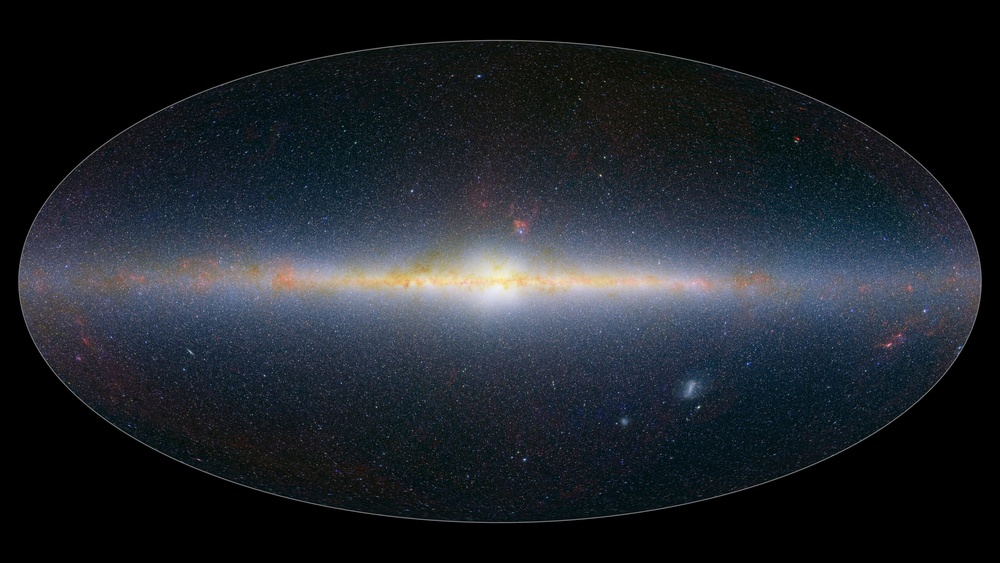
#> input picture years/2026/images/SPHEREx_StarsRGB.jpg, 1000 x 563 px, shrunk from 3000 x 1688 before the run, found by its file name
$ python cut_oval.py images/SPHEREx_StarsRGB.jpg images/SPHEREx_StarsRGB_cut.png
#> lines starting #> are read from the running program, lines starting #| are printed output that depends on the picture; after the words box and inside, x2 and y2 are one past the last pixel; in counts of white or black regions, pixels touching at a corner belong together
#!/usr/bin/env python3
"""Cut the black background off an oval (Mollweide / Hammer) all-sky image.

The SPHEREx all-sky map is a 2:1 ellipse sitting on a black rectangle. A plain
black-to-transparent threshold would eat into the dark sky near the ellipse rim
and leave ragged holes, so instead we fit an ellipse to the lit region and use
that as the alpha mask. The result is a transparent PNG cropped tight to the
oval, ready to drop onto any background.

    pip install pillow numpy
    python cut_oval.py images/SPHEREx_StarsRGB.jpg images/SPHEREx_StarsRGB_cut.png
"""
import sys

import numpy as np
from PIL import Image


def cut_oval(src_path, dst_path, lum_threshold=18, feather=0.006, pad=2.0):
#> called with src_path = 'images/SPHEREx_StarsRGB.jpg', dst_path = 'images/SPHEREx_StarsRGB_cut.png', lum_threshold = 18, feather = 0.006, pad = 2
    im = Image.open(src_path).convert("RGB")
#> im is the input picture: PIL image 1000x563 RGB; mean R, G, B 30.8, 35.4, 41.9
    w, h = im.size
#> w = 1000; h = 563
    arr = np.asarray(im)

    # Find the lit region (brightest channel above threshold) and fit an
    # axis-aligned ellipse to its bounding box.
    lit = arr.max(axis=2) > lum_threshold
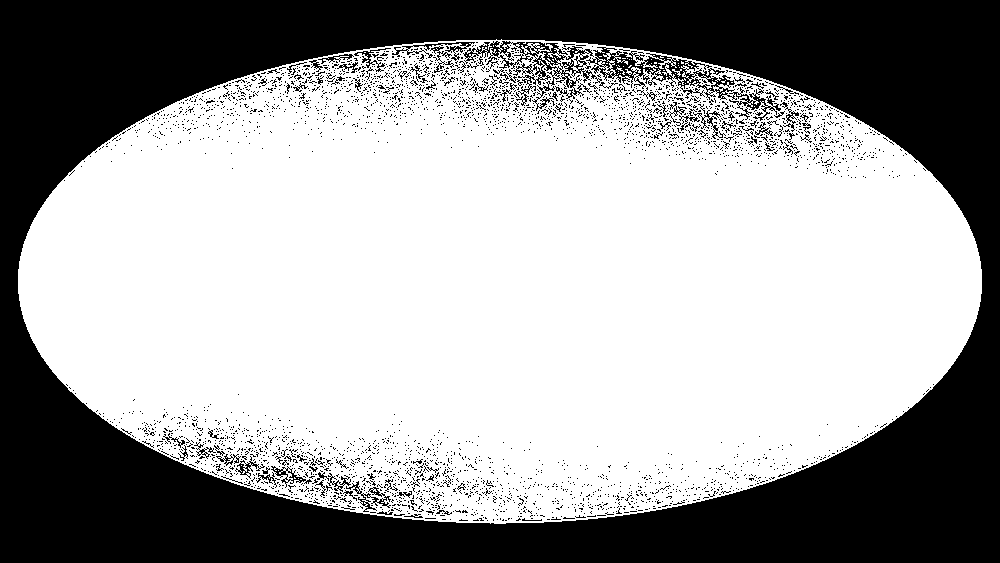
#> lit: shape (563, 1000) bool; 61.9% white; 3632 black regions (3541 under 20 px), largest, box (x1, y1, x2, y2) and area: (0, 0, 1000, 563) 196420, (586, 47, 781, 121) 2707, (463, 41, 602, 111) 2358
    ys, xs = np.where(lit)
    cx, cy = (xs.min() + xs.max()) / 2, (ys.min() + ys.max()) / 2
#> cx = 499.5; cy = 281
    ax = (xs.max() - xs.min()) / 2 + pad
#> ax = 483.5
    ay = (ys.max() - ys.min()) / 2 + pad
#> ay = 244

    yy, xx = np.mgrid[0:h, 0:w]
    r = np.sqrt(((xx - cx) / ax) ** 2 + ((yy - cy) / ay) ** 2)
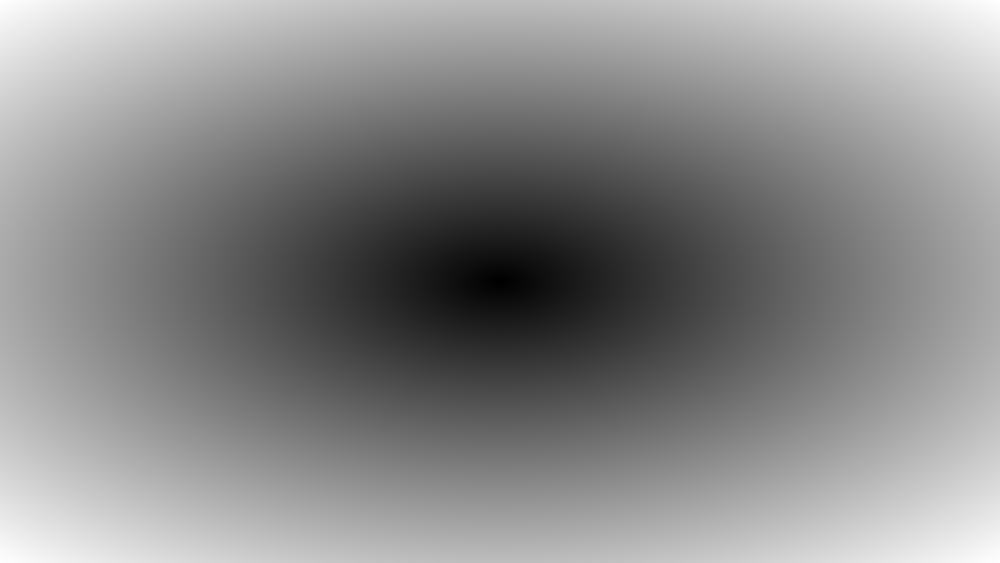
#> r: shape (563, 1000) float64; min 0.00103, max 1.55, mean 0.838; drawn with min black and max white
    alpha = np.clip((1.0 - r) / feather, 0.0, 1.0)  # 1 inside, feathered rim
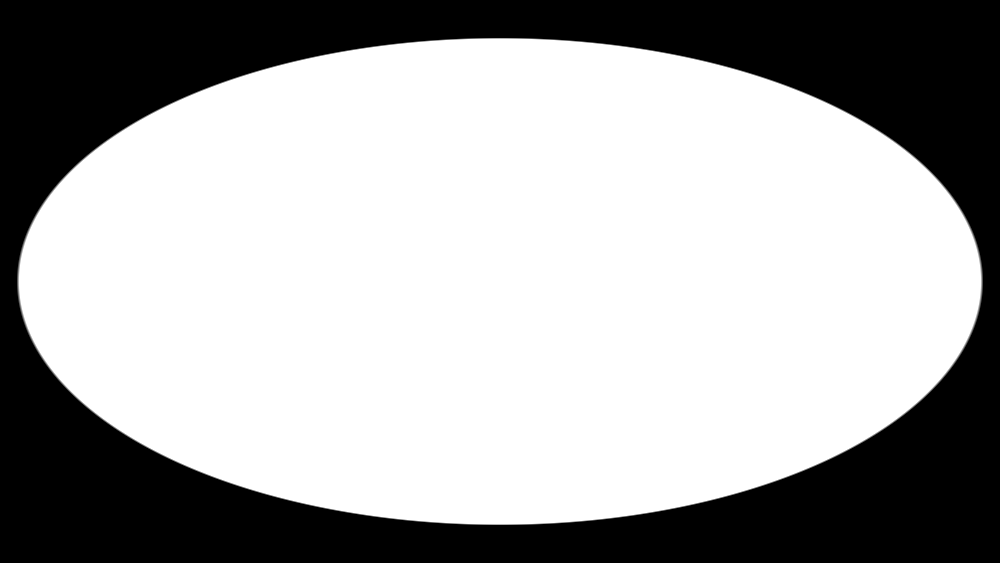
#> alpha: shape (563, 1000) float64; min 0, max 1, mean 0.654

    rgba = np.dstack([arr, (alpha * 255).astype(np.uint8)])
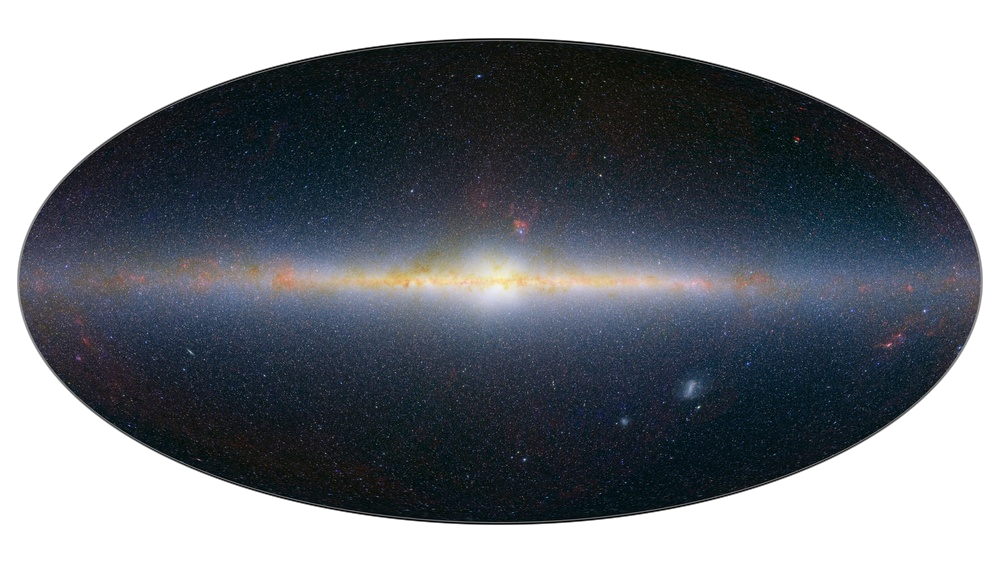
#> rgba: shape (563, 1000, 4); mean R, G, B, A 30.8, 35.4, 41.9, 166.9; transparent parts drawn white

    # Crop tight to the ellipse bounding box so the PNG is itself ~2:1.
    box = (int(cx - ax), int(cy - ay), int(cx + ax) + 1, int(cy + ay) + 1)
#> box = (16, 37, 984, 526)
    out = Image.fromarray(rgba, "RGBA").crop(box)
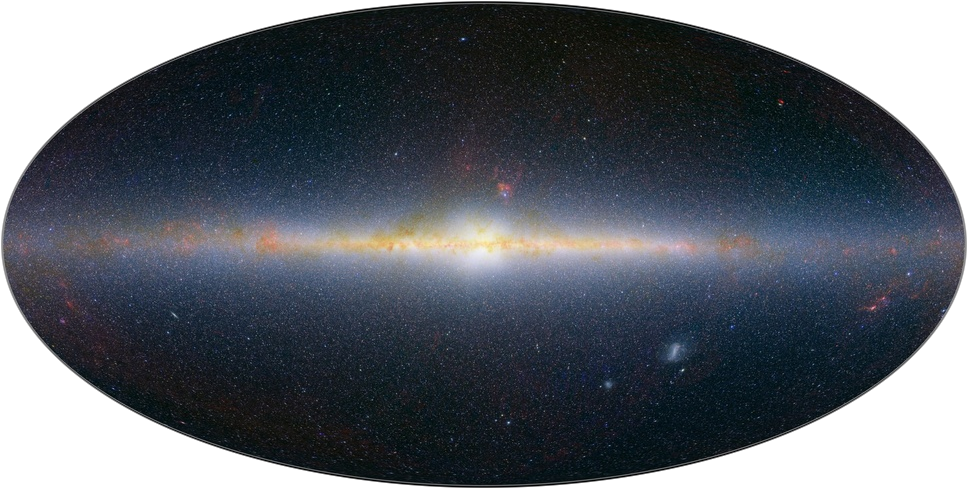
#> out: PIL image 968x489 RGBA; mean R, G, B, A 36.7, 42.1, 49.8, 198.5; transparent parts drawn white
    out.save(dst_path)
    print(f"wrote {dst_path} {out.size}")
#| wrote images/SPHEREx_StarsRGB_cut.png (968, 489)


if __name__ == "__main__":
    src = sys.argv[1] if len(sys.argv) > 1 else "images/SPHEREx_StarsRGB.jpg"
    dst = sys.argv[2] if len(sys.argv) > 2 else "images/SPHEREx_StarsRGB_cut.png"
    cut_oval(src, dst)

$ run again, with years/2026/images/SPHEREx_LinesRB.jpg copied over years/2026/images/SPHEREx_StarsRGB.jpg
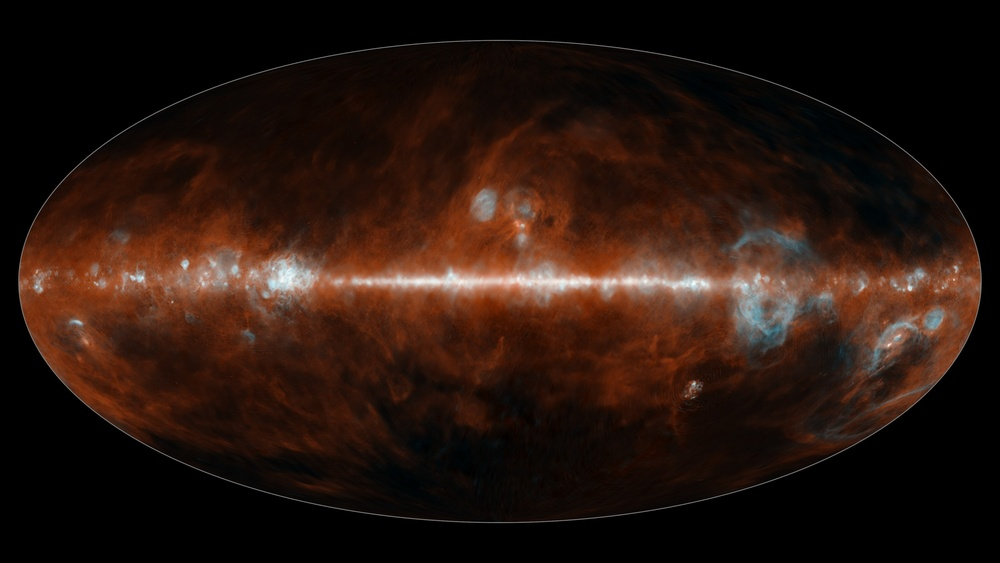
#> input picture years/2026/images/SPHEREx_LinesRB.jpg, 1000 x 563 px, shrunk from 3000 x 1688 before the run, found by its file name
#> in cut_oval, im is the input picture: PIL image 1000x563 RGB; mean R, G, B 39.3, 21.5, 14
#> in cut_oval, `lit = arr.max(axis=2) > lum_threshold`:
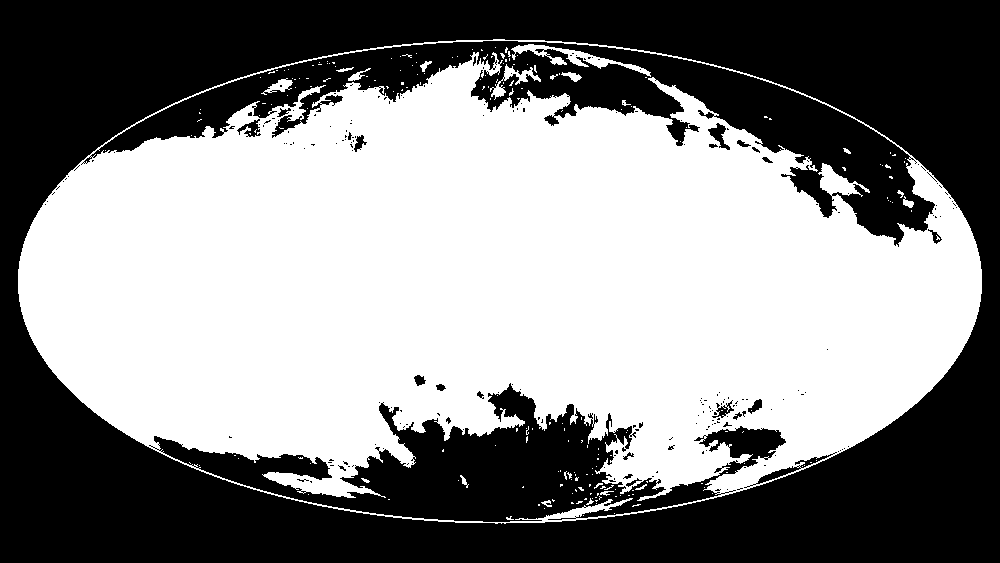
#> lit: shape (563, 1000) bool; 52.1% white; 213 black regions (189 under 20 px), largest, box (x1, y1, x2, y2) and area: (0, 0, 1000, 563) 196394, (81, 41, 935, 247) 39932, (149, 383, 786, 522) 30975
#> cx = 499.5; cy = 281
#> ax = 483.5
#> ay = 244
#> box = (16, 37, 984, 526)
#> in cut_oval, `out = Image.fromarray(rgba, "RGBA").crop(box)`:
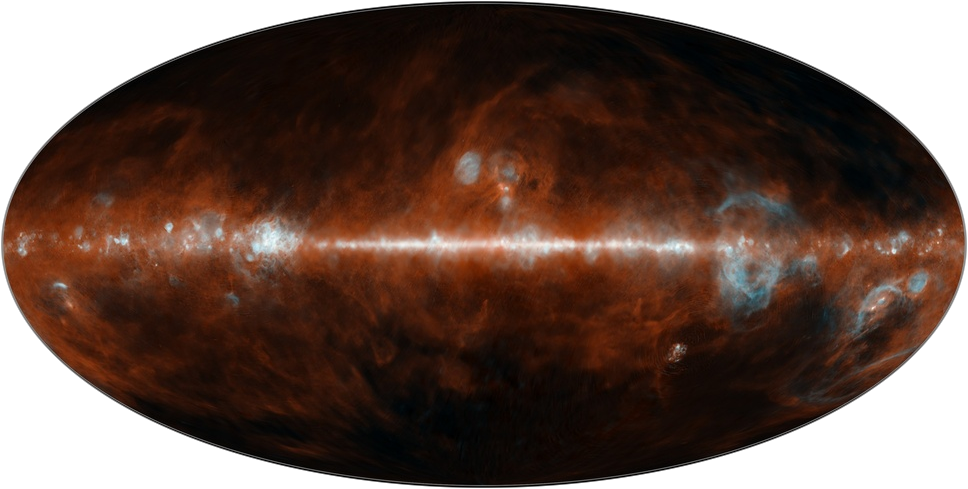
#> out: PIL image 968x489 RGBA; mean R, G, B, A 46.8, 25.6, 16.7, 198.5; transparent parts drawn white
#| wrote images/SPHEREx_StarsRGB_cut.png (968, 489)

$ run again, with years/2026/images/SPHEREx_March2022-Satellite.png saved as years/2026/images/SPHEREx_StarsRGB.jpg
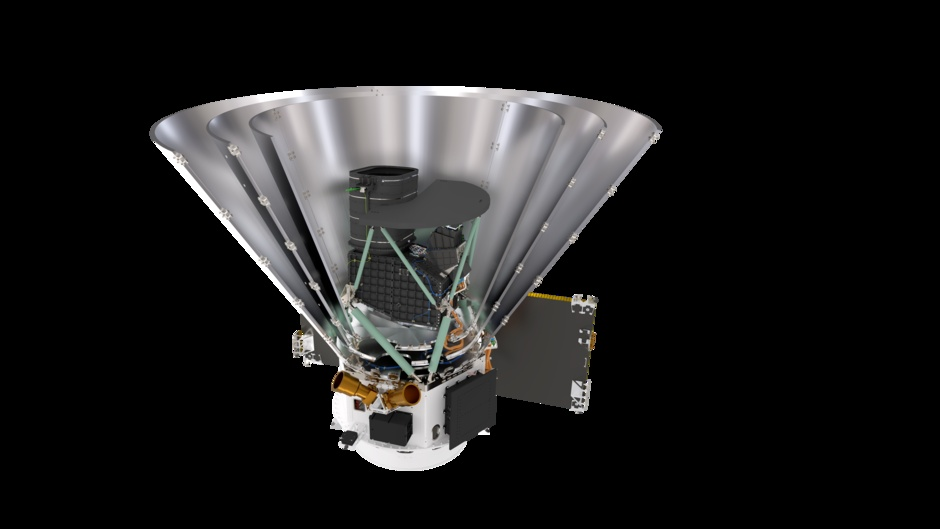
#> input picture years/2026/images/SPHEREx_March2022-Satellite.png, 940 x 529 px, found by its file name
#> in cut_oval, im is the input picture: PIL image 940x529 RGB; mean R, G, B 30.1, 29.7, 29.6
#> in cut_oval, `lit = arr.max(axis=2) > lum_threshold`:
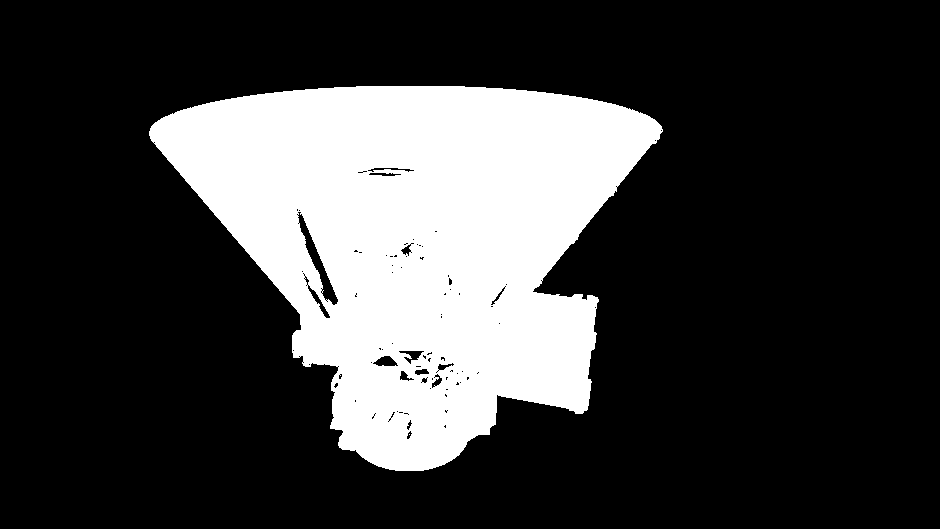
#> lit: shape (529, 940) bool; 23.9% white; 2 white regions (1 under 20 px), largest, box (x1, y1, x2, y2) and area: (149, 86, 663, 471) 118780
#> cx = 405.5; cy = 278
#> ax = 258.5
#> ay = 194
#> box = (147, 84, 665, 473)
#> in cut_oval, `out = Image.fromarray(rgba, "RGBA").crop(box)`:
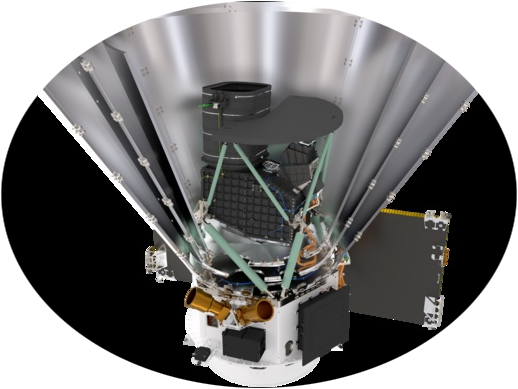
#> out: PIL image 518x389 RGBA; mean R, G, B, A 74.3, 73.3, 73.1, 198.2; transparent parts drawn white
#| wrote images/SPHEREx_StarsRGB_cut.png (518, 389)
